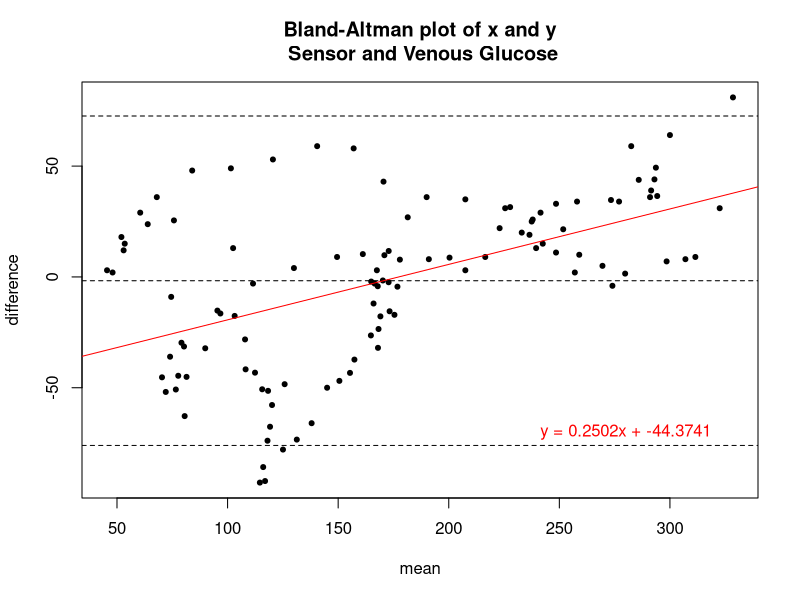
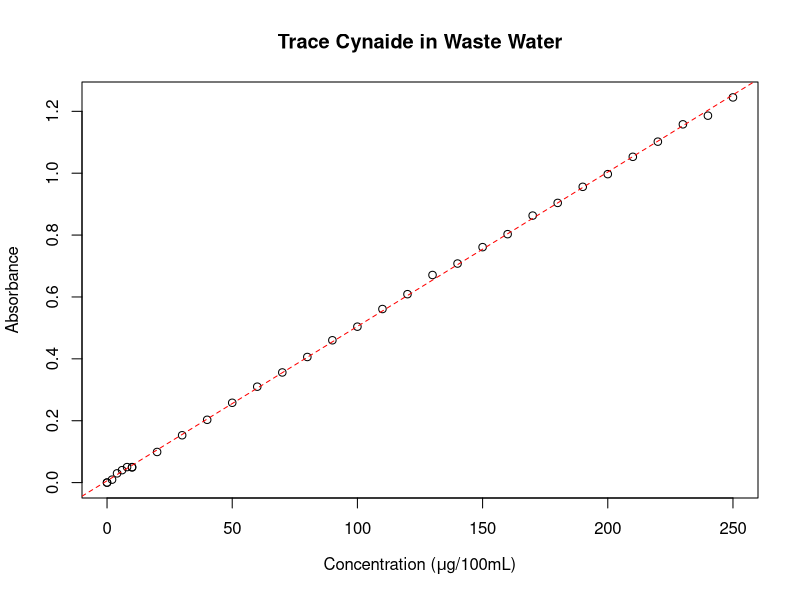
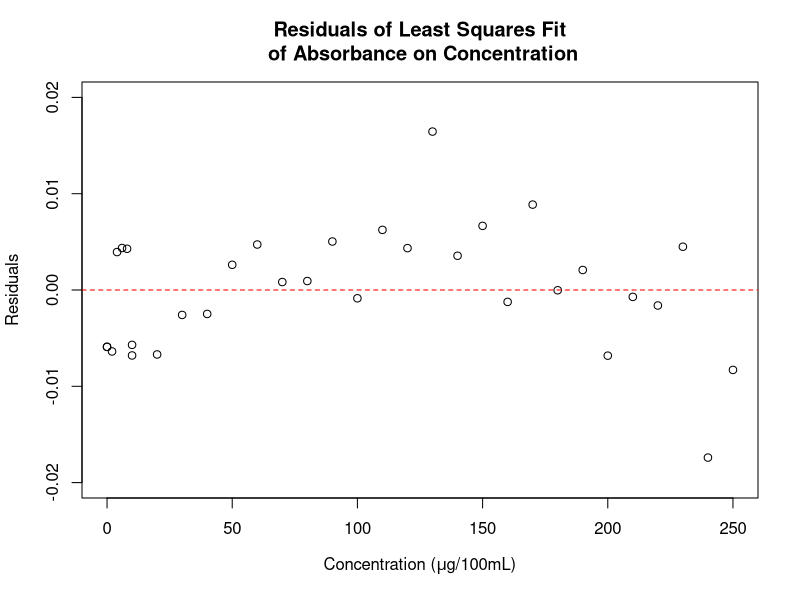
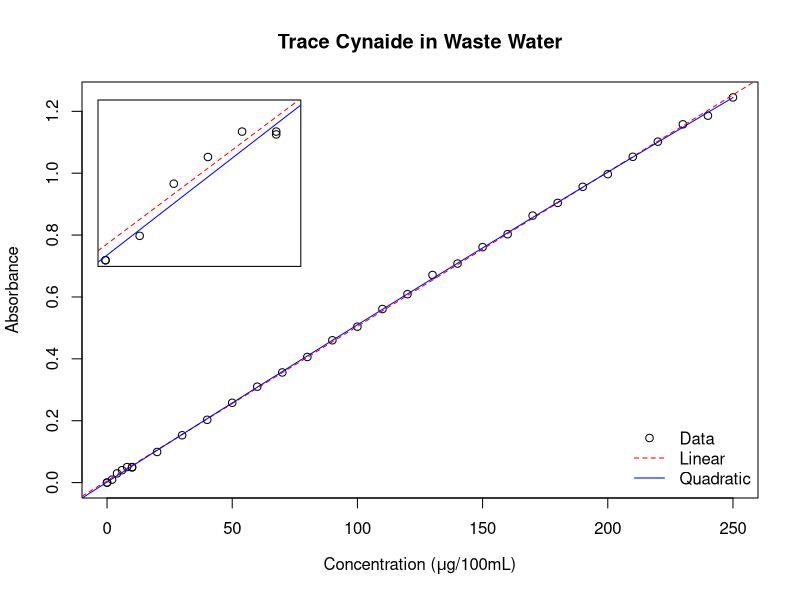
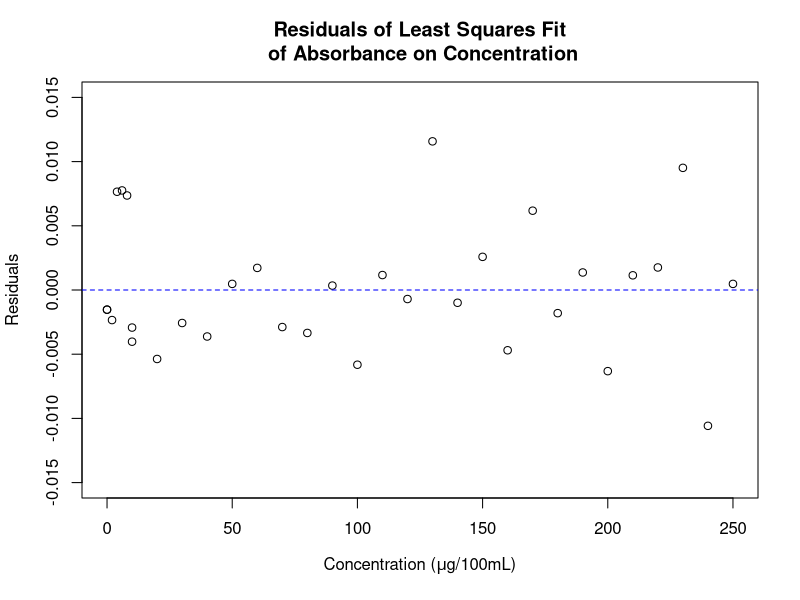
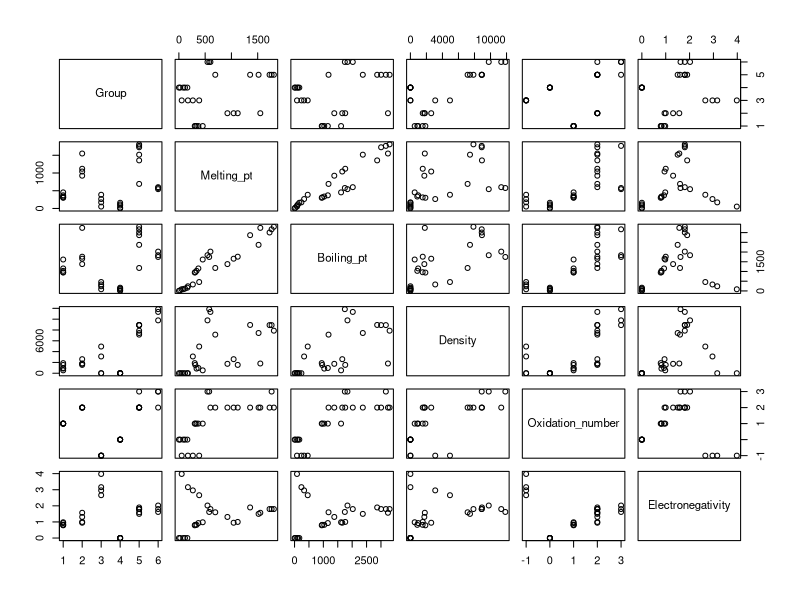
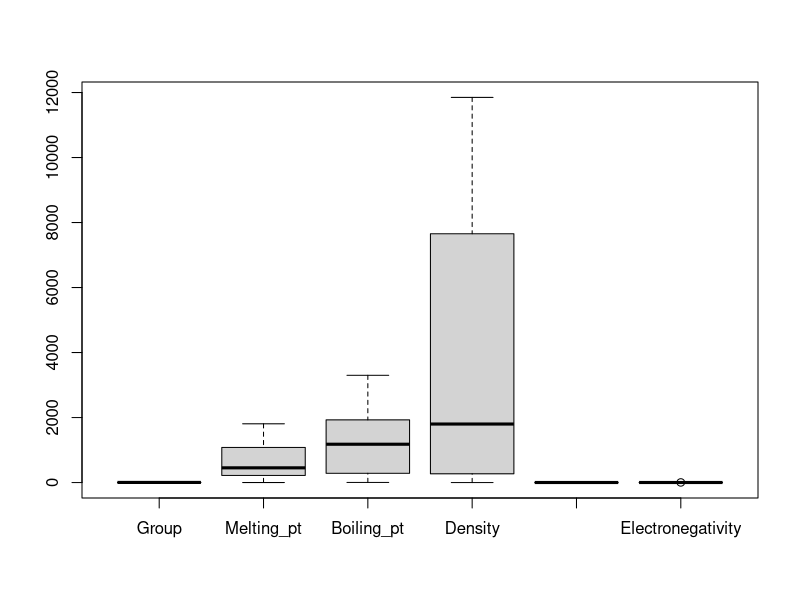
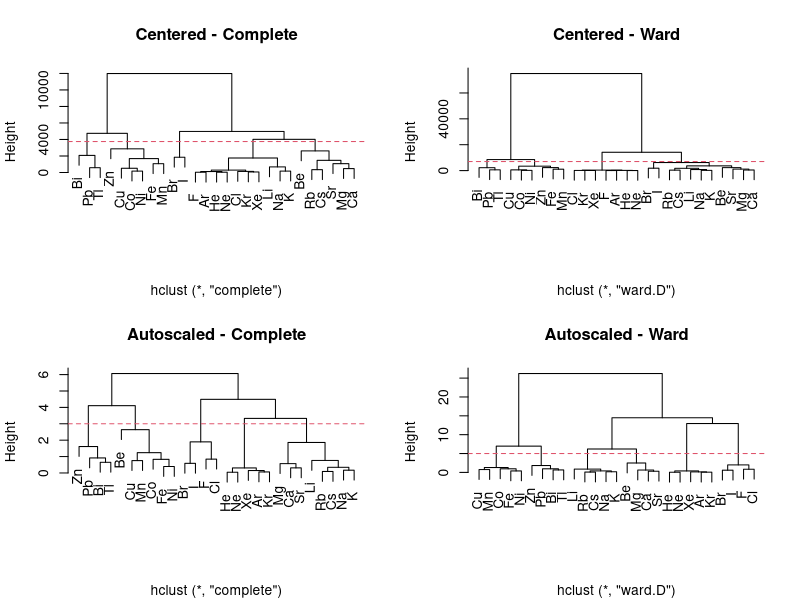

Generate these figures, in order, with R: (Note: this script raises an error after producing the figures.)
## ---- chunk 1
library(knitr)
library(lattice)
opts_chunk$set(fig.path="figure/",fig.width=10,fig.height=8,fig.align="center",
               message=FALSE,error=FALSE,warning=FALSE)
screen_standard<-par(mar=c(5,4,4,2)+0.1,fig=c(0,1,0,1),mfrow=c(1,1))

## ---- chunk 2
glucose<-read.csv("data/glucose.csv")
## ---- chunk 3
BAplot <- function(x,y,xmeth=deparse(substitute(x)),ymeth=deparse(substitute(y))){
  #adapted from Ken Kleinman 
  #http://www.r-bloggers.com/example-9-34-bland-altman-type-plot/
    #removed standardization and diff=0 line
    #added regression line and title options

  bamean = (x+y)/2
  badiff = (y-x)
  reg_line<-summary(lm(badiff~bamean))
  reg_slope<-round(reg_line[[4]][2],4)
  reg_incpt<-round(reg_line[[4]][1],4)
  
  
  plot(badiff~bamean, pch=20, xlab="mean", ylab="difference")
# in the following, the deparse(substitute(varname)) retrieves name of argument
  title(main=paste("Bland-Altman plot of x and y\n",
    xmeth, "and", ymeth
    ), adj=".5")
      text(280,-70,col="red",paste("y = ",reg_slope,"x + ",reg_incpt,sep=""))
#construct the reference lines on the fly
  abline(h = c( mean(badiff)+1.96 * sd(badiff),
    mean(badiff)-1.96 * sd(badiff), mean(badiff)), lty=2)

    abline(lm(badiff~bamean),col="red")
} 
## ---- chunk 4
BAplot(glucose$Sensor,glucose$Venous_glucose,"Sensor","Venous Glucose")
## ---- chunk 5
#read data
    conc<-read.table("data/conc.txt",header=T,sep=" ")
    colnames(conc)<-c("Concentration","Absorbance")
## ---- chunk 6
#use base least squares regression
fit.linear<-lm(Absorbance~Concentration,conc)
intercept<-fit.linear[[1]][[1]]
slope<-fit.linear[[1]][[2]]

fit.linear
## ---- chunk 7
plot(conc$Concentration,conc$Absorbance,
     xlab=expression(paste("Concentration (",mu,"g/100mL)")),ylab="Absorbance",
     main="Trace Cynaide in Waste Water")
abline(lm(Absorbance~Concentration,conc),col="red",lty=2)

## ---- chunk 8
(s.fit.linear<-summary(fit.linear))
#r squared value - standard
## ---- chunk 9
#find and plot residuals from the linear fit
fit.linear.res<-resid(fit.linear)
par(mar=c(5,4,4,2)+0.1,fig=c(0,1,0,1),mfrow=c(1,1))
plot(conc[,1], fit.linear.res,  ylim=c(-0.020,0.020),
     xlab=expression(paste("Concentration (",mu,"g/100mL)")),ylab="Residuals", main="Residuals of Least Squares Fit\n of Absorbance on Concentration") 
abline(0,0,col="red",lty=2)
## ---- chunk 10
#adding square term
    conc[,3]<-(conc[,1]^2)
    colnames(conc)<-c("Concentration","Absorbance","Conc_sq")

fit.quad<-lm(Absorbance~(Concentration+Conc_sq),data=conc)
intercept<-fit.quad[[1]][[1]]
slope<-fit.quad[[1]][[2]]
sq_term<-fit.quad[[1]][[3]]
(s.fit.quad<-summary(fit.quad))
## ---- chunk 11
#calculate predicted values
#R will not use multiple terms when plotting abline(lm(),...)
pred.quad<-as.data.frame(matrix(seq(-10,250,length.out=10000),ncol=1))
pred.quad[,2]<-(intercept+pred.quad[,1]*slope + pred.quad[,1]*pred.quad[,1]*sq_term)

# plot
par(mar=c(5,4,4,2)+0.1,fig=c(0,1,0,1),mfrow=c(1,1))
plot(conc$Concentration,conc$Absorbance,
         xlab=expression(paste("Concentration (",mu,"g/100mL)")),ylab="Absorbance",
         main="Trace Cynaide in Waste Water")
    abline(lm(Absorbance~Concentration,conc),col="red",lty=2)
    points(pred.quad[,1],pred.quad[,2],type="l",col="blue",lty=1)
    legend("bottomright",bty="n",pch=c(1,NA,NA), lty=c(NA,2,1),
          col=c("black","red","blue"), legend = c("Data","Linear","Quadratic"),cex=1)

# calculate position of inset
    plotdim <- par("plt")
    xleft    = plotdim[1] + 0.02
    xright   = plotdim[1] + (plotdim[2] - plotdim[1])*.30 + 0.02
    ybottom  = plotdim[4] - (plotdim[4] - plotdim[3])*.40 - 0.03
    ytop     = plotdim[4] - 0.03  #

# set position for inset
par(
  fig = c(xleft, xright, ybottom, ytop)
  , mar=c(0,0,0,0)
  , new=TRUE
  )

# add inset
plot(conc$Concentration,conc$Absorbance,xlim=c(0,11),ylim=c(0,.06),xaxt='n',yaxt='n')
    abline(lm(Absorbance~Concentration,conc),col="red",lty=2)
    points(pred.quad[,1],pred.quad[,2],type="l",col="blue",lty=1)
## ---- chunk 12
fit.quad.res<-resid(fit.quad)
par(mar=c(5,4,4,2)+0.1,fig=c(0,1,0,1),mfrow=c(1,1))
plot(conc[,1], fit.quad.res,  ylim=c(-0.015,0.015),
     xlab=expression(paste("Concentration (",mu,"g/100mL)")),ylab="Residuals", main="Residuals of Least Squares Fit\n of Absorbance on Concentration") 
abline(0,0,col="blue",lty=2)
## ---- chunk 13
elem<-read.table("data/homework2-1.csv",sep=",",row.names=1,header=T)
## ---- chunk 14
plot(elem)
## ---- chunk 15
boxplot(elem)
## ---- chunk 16
elem_c<-scale(elem, scale=F) #centered only
elem_a<-scale(elem, scale=T) #centered and autoscaled
#hcluster on c data complete ward.D
hc_c_complete<-hclust(dist(elem_c),method="complete")
hc_c_ward<-hclust(dist(elem_c),method="ward.D")
#on autoscale data complete ward.D
hc_a_complete<-hclust(dist(elem_a),method="complete")
hc_a_ward<-hclust(dist(elem_a),method="ward.D")

## ---- chunk 17
par(mfrow=c(2,2))
plot(hc_c_complete, main="Centered - Complete", xlab=NA)
abline(h=3750,lty=2,col=2)
plot(hc_c_ward, main="Centered - Ward",xlab=NA)
abline(h=7000,lty=2, col=2)
plot(hc_a_complete, main="Autoscaled - Complete", xlab=NA)
abline(h=3,lty=2, col=2)
plot(hc_a_ward, main="Autoscaled - Ward", xlab=NA)
abline(h=5,lty=2, col=2)
## ---- chunk 18
elem_a_pc<-princomp(elem_a,cor=TRUE)
screeplot(elem_a_pc,type="lines", col="red", main ="PCA of Element Data")
## ---- chunk 19
variances <-elem_a_pc$sdev^2/(nrow(elem_a)-1)
totvariances<- sum(variances)
relvars<- variances/totvariances
vars<- 100*round(relvars, digits=3)

plot(elem_a_pc$scores[,1],elem_a_pc$scores[,2],
     xlab=paste("PC#1(",vars[1],"%)", sep=" "),
     ylab=paste("PC#2(",vars[2],"%)",sep=" "),
     main="Scores of Element Data",pch=elem$Group, col=elem$Group)
abline(h=0, col="gray");abline(v=0, col="gray")
text(elem_a_pc$scores[,1], elem_a_pc$scores[,2],labels=rownames(elem),cex=.5, pos=1)
## ---- chunk 20
plot(elem_a_pc$loadings[,1],elem_a_pc$loadings[,2],
     main="Loadings of Element Data",pch=elem$Group, col=elem$Group)
abline(h=0, col="gray");abline(v=0, col="gray")
text(elem_a_pc$loadings[,1], elem_a_pc$loadings[,2],labels=colnames(elem),cex=.5, pos=1)
## ---- chunk 21
opt<-read.csv("data/homework2-3.csv")
plot(opt)
## ---- chunk 22
str(opt)
summary(opt)
(apply(opt[,3:9],2,var))
## ---- chunk 23
#split out "unknown/type-y data"
opt2<-opt[opt$Type != "Y",]
opty<-opt[opt$Type == "Y",]

opt3<-opt2[,3:9]
opt3_means<-colMeans(opt3)
opt3_var<-apply(opt3,2,var)
opt3<-scale(opt3, scale=F)
## ---- chunk 24
opt3_c_pc<-princomp(opt3,cor=T)
plot(opt3_c_pc)

variances <-opt3_c_pc$sdev^2/(nrow(opt3)-1)
totvariances<- sum(variances)
relvars<- variances/totvariances
vars<- 100*round(relvars, digits=3)


plot(opt3_c_pc$scores[,1],opt3_c_pc$scores[,2], col=as.factor(opt2$Type), xlab=paste("PC#1 - ",vars[1],"% of Variance"), ylab=paste("PC#2 - ",vars[2],"% of Variance"))
abline(h=0, col="gray")
abline(v=0, col="gray")
text(opt3_c_pc$scores[,1],opt3_c_pc$scores[,2],labels=rownames(opt3),cex=.5, pos=3)
legend("bottom",inset=0,legend=c("2305","2305a"),col=c("black","red"), pch=1,cex=1)
## ---- chunk 25
plot(opt3_c_pc$loadings[,1],opt3_c_pc$loadings[,2])
abline(h=0, col="gray")
abline(v=0, col="gray")
text(opt3_c_pc$loadings[,1],opt3_c_pc$loadings[,2],labels=colnames(opt3),cex=.5,pos=c(4,4,4,4,4,4,2))
## ---- chunk 26
opty<-opt[opt$Type=="Y",]
scalec<-attributes(opt3)$"scaled:center"
opty_c<-opty[,3:9]
opty_c<-scale(opty_c,center=scalec,scale=F)
## ---- chunk 27
newscores<-opty_c%*%opt3_c_pc$loadings
## ---- chunk 28
plot(opt3_c_pc$scores[,1],opt3_c_pc$scores[,2], col=as.factor(opt2$Type), xlab=paste("PC#1 - ",vars[1],"% of Variance"), ylab=paste("PC#2 - ",vars[2],"% of Variance"))
abline(h=0, col="gray")
abline(v=0, col="gray")
text(opt3_c_pc$scores[,1],opt3_c_pc$scores[,2],labels=rownames(opt3),cex=.5, pos=3)
legend("bottom",inset=0,legend=c("2305","2305a","Y"),col=c("black","red","green"), pch=1,cex=1)
points(newscores[,1],newscores[,2],col=3)
## ---- chunk 29
ants<-read.csv("data/homework2-4.csv")
summary(ants)
## ---- chunk 30
ants2<-as.matrix(ants[,2:6])
apply(ants2,2,var)
## ---- chunk 31
ants2_a<-scale(ants2)
## ---- chunk 32


ants<-read.csv("data/homework2-4.csv")
ants_forager<-ants[ants$Type=="Forager",2:6]
ants_reserver<-ants[ants$Type=="Reserver",2:6]
ants_forg_cent<-colMeans(ants_forager)
ants_res_cent<-colMeans(ants_reserver)

#it looks likely that there is an outlier
plot(ants_forager[,1]~ants_forager[,2])
points(ants_forg_cent[1],ants_forg_cent[2],col="red")


plot(ants_reserver[,1]~ants_reserver[,2])
points(ants_res_cent[1],ants_res_cent[2],col="red")



#outlier identified and removed
plot(ants[,2],ants[,3])
text(ants[,2],ants[,3],labels=rownames(ants))
ants_out<-ants[-1,]
ants_forager<-ants_out[ants_out$Type=="Forager",2:6]
ants_reserver<-ants_out[ants_out$Type=="Reserver",2:6]
ants_forg_cent<-colMeans(ants_forager)
ants_res_cent<-colMeans(ants_reserver)

#now it's gone!
plot(ants_forager[,1]~ants_forager[,3])
points(ants_forg_cent[1],ants_forg_cent[3],col="red")


plot(ants_reserver[,1]~ants_reserver[,2])
points(ants_res_cent[1],ants_res_cent[2],col="red")



e_dist<-function(point,y){
    dist_vect<-NULL
    for(i in 1:length(y[,1])){
            a<-y[i,]-point
            a<-a*a
            a<-sqrt(sum(a))
            dist_vect<-append(dist_vect,a)
        }
    dist_vect
    }


edist_for<-e_dist(ants_forg_cent, ants[,2:6])
edist_res<-e_dist(ants_res_cent, ants[,2:6])

plot(edist_for,edist_res,col=ants_out$Type)

#dist calculates a distance matrix
#if we want only the distances from a certain point
#we can put that point in the first row to makes a (n+1 x p) matrix
#and select only the first n distances calcualted
ants2<-ants_out[,2:6]
ants2<-rbind(ants_forg_cent,ants2)
a<-length(ants_out[,1])
b<-head(dist(ants2),a)

ants2<-ants_out[,2:6]
ants2<-rbind(ants_res_cent,ants2)
a<-length(ants_out[,1])
b<-head(dist(ants2),a)



#mahalanobis distance
#sqrt(x-u)Sx(x-u)
ants2<-ants[,2:6]
ants_cov<-cov(ants2)
mdist_for<-mahalanobis(ants2,ants_forg_cent,ants_cov)
mdist_res<-mahalanobis(ants2,ants_res_cent,ants_cov)

plot(b,d,col=ants$Type)




#for each distance type
#chose smaller distance and assign that type
#find percentage of true

euc<-as.data.frame(cbind(ants$Type,edist_for,edist_res,2,0))
colnames(euc)<-c("Type","edist_for","edist_res","Predict","Match")

euc[edist_for<edist_res,4]<-1
euc[euc$Type==euc$Predict,5]<-1
summary(euc[,5])[4]

plot(edist_for,edist_res,col=euc$Type,pch=euc$Predict,xlim=c(0,10),ylim=c(0,11))


mah<-as.data.frame(cbind(ants$Type,mdist_for,mdist_res,2,0))
colnames(mah)<-c("Type","mdist_for","mdist_res","Predict","Match")

mah[mdist_for<mdist_res,4]<-1
mah[mah$Type==mah$Predict,5]<-1
summary(mah[,5])[4]

plot(mdist_for,mdist_res,col=mah$Type,pch=mah$Predict,xlim=c(0,12),ylim=c(0,14))

